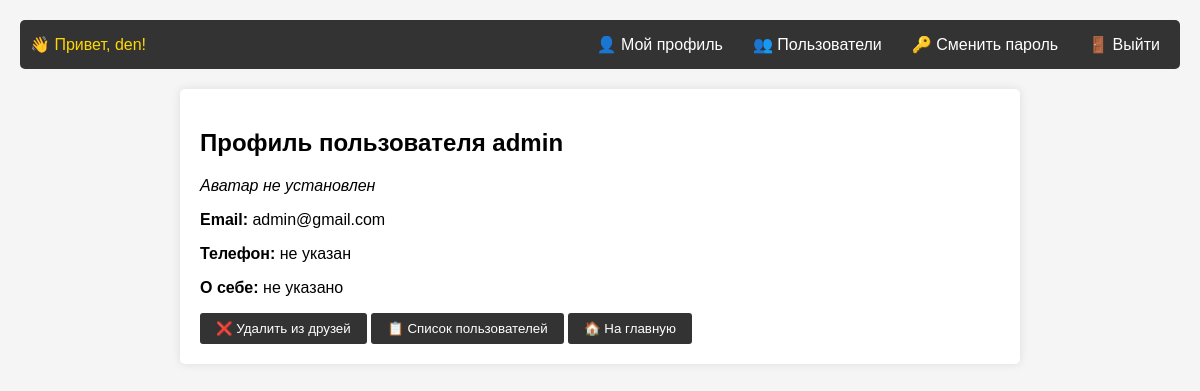
The app's page /profile/admin/ (signed in) with its own data.
### users/models.py (models this page shows, shortened)
class CustomUser(AbstractUser):
    email = models.EmailField(unique=True, verbose_name='Email')
    phone = models.CharField(max_length=20, blank=True, verbose_name='Номер телефона')
    avatar = models.ImageField(upload_to='avatars/', blank=True, null=True, verbose_name='Аватар')
    bio = models.TextField(blank=True, verbose_name='О себе')
    friends = models.ManyToManyField('self', blank=True, verbose_name='Друзья')

### users/views.py (the view)
# urls.py: path('profile/<str:username>/', views.profile, name='profile'),
def profile(request, username):
    user = request.user
    profile_user = get_object_or_404(CustomUser, username=username)
    if not user.is_authenticated:
        logger.warning(f"Unauthenticated user tried to view profile: {username}")
        return redirect('login')
    if user == profile_user:
        logger.info(f"User {user.username} viewed their own profile")
        return render(request, 'users/profile.html', {
            'profile_user': profile_user,
            'is_owner': True,
        })
    if profile_user in user.friends.all():
        logger.info(f"User {user.username} viewed friend's profile: {username}")
        return render(request, 'users/profile.html', {
            'profile_user': profile_user,
            'is_owner': False,
            'is_friend': True,
        })
    logger.info(f"User {user.username} viewed stranger's profile: {username}")
    return render(request, 'users/stranger_profile.html', {
        'profile_user': profile_user,
    })

### users/templates/users/profile.html (shortened to what this page needs)
{% extends 'base.html' %}
{% block content %}
<h2>Профиль пользователя {{ profile_user.username }}</h2>
{% if profile_user.avatar %}
    <img src="{{ profile_user.avatar.url }}" alt="avatar" width="150">
{% else %}
    <p><em>Аватар не установлен</em></p>
{% endif %}
<p><strong>Email:</strong> {{ profile_user.email }}</p>
<p><strong>Телефон:</strong> {{ profile_user.phone|default:"не указан" }}</p>
<p><strong>О себе:</strong> {{ profile_user.bio|default:"не указано" }}</p>
{% if is_owner %}
    <a href="{% url 'edit_profile' %}"><button>✏️ Редактировать профиль</button></a>
{% elif is_friend %}
    <form action="{% url 'remove_friend' profile_user.username %}" method="post" style="display: inline;">
        <button type="submit">❌ Удалить из друзей</button>
    </form>
{% else %}
    <form action="{% url 'add_friend' profile_user.username %}" method="post" style="display: inline;">
        {% csrf_token %}
        <button type="submit">➕ Добавить в друзья</button>
    </form>
{% endif %}
<a href="{% url 'user_list' %}"><button>📋 Список пользователей</button></a>
<a href="{% url 'home' %}"><button>🏠 На главную</button></a>
{% endblock %}

### templates/base.html (shortened to what this page needs)
<!DOCTYPE html>
<html lang="ru">
<head>
</head>
<body>
    <nav>
        {% if user.is_authenticated %}
            <span>👋 Привет, {{ user.username }}!</span>
            <a href="{% url 'profile' user.username %}">👤 Мой профиль</a>
            <a href="{% url 'user_list' %}">👥 Пользователи</a>
            <a href="{% url 'password_change' %}">🔑 Сменить пароль</a>
            <form action="{% url 'logout' %}" method="post" style="display: inline;">
                <button type="submit">🚪 Выйти</button>
            </form>
        {% else %}
            <a href="{% url 'login' %}">🔐 Войти</a>
            <a href="{% url 'register' %}">📝 Регистрация</a>
        {% endif %}
    </nav>
    <div class="container">
        {% block content %}{% endblock %}
    </div>
</body>
</html>

### templates/base.html (style rules this page uses)
body { font-family: Arial, sans-serif; margin: 0; padding: 20px; background-color: #f5f5f5; }
nav { background-color: #333; padding: 10px; margin-bottom: 20px; border-radius: 5px; display: flex; align-items: center; gap: 10px; }
nav a { color: white; text-decoration: none; padding: 5px 10px; border-radius: 3px; }
nav span { color: #ffd700; margin-right: auto; }
nav form button { background: none; border: none; color: white; padding: 5px 10px; cursor: pointer; font-size: 16px; border-radius: 3px; }
.container { max-width: 800px; margin: 0 auto; background-color: white; padding: 20px; border-radius: 5px; box-shadow: 0 0 10px rgba(0,0,0,0.1); }
button { background-color: #333; color: white; padding: 8px 16px; border: none; border-radius: 3px; cursor: pointer; }

### records on screen
CustomUser: username "den"
CustomUser: username "admin", email "admin@gmail.com", phone "не указан", bio "не указано"
